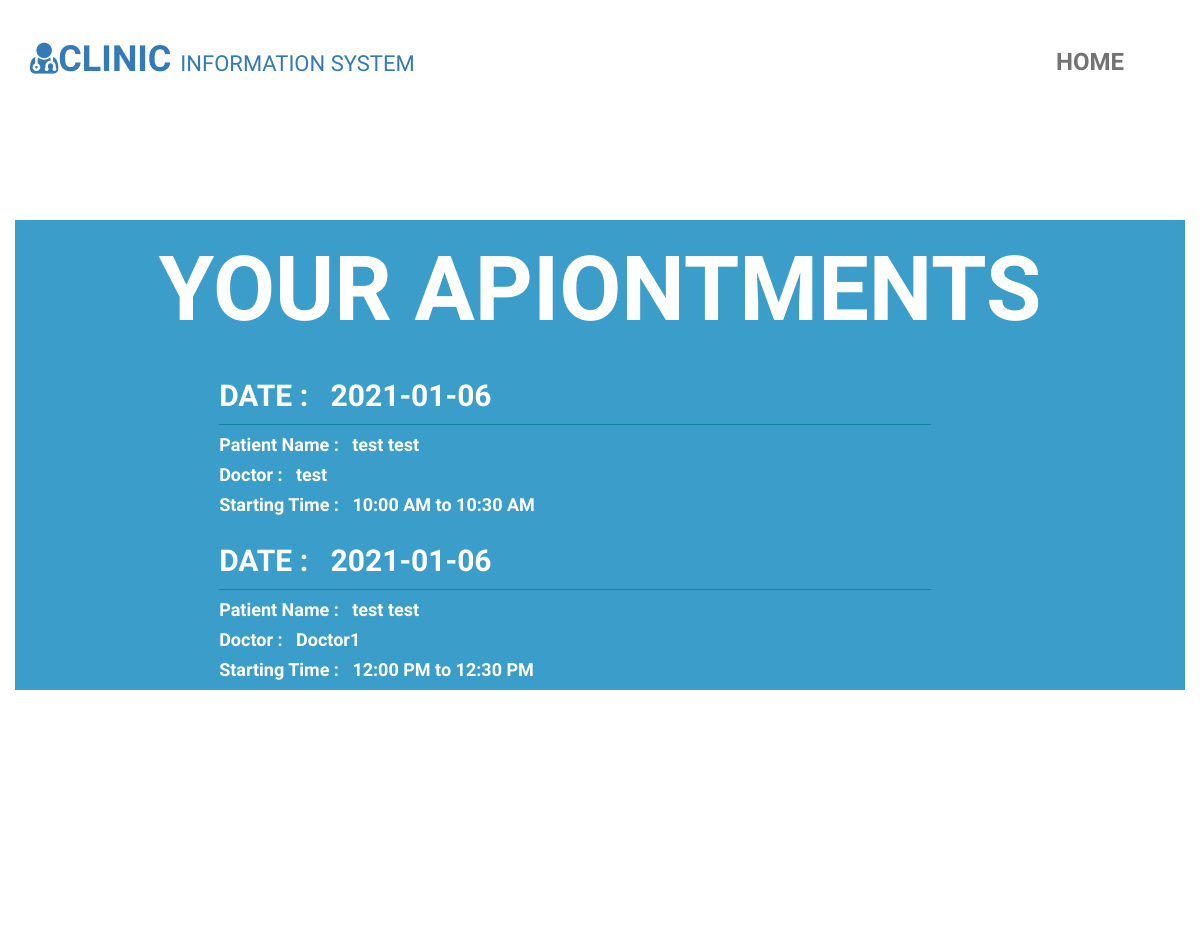
The page /patient_apointments.php?ssn=99999 on the database its author committed.
### tables this page shows
CREATE TABLE `apointments` (
  `id` int(255) NOT NULL,
  `doctor_id` int(255) DEFAULT NULL,
  `patient_id` int(255) NOT NULL,
  `Date` date DEFAULT NULL,
  `starting_time` varchar(255) DEFAULT NULL,
  `end_time` varchar(255) DEFAULT NULL,
  `apointment_time` text DEFAULT NULL
);

CREATE TABLE `patient` (
  `id` int(255) NOT NULL,
  `pat_fname` varchar(255) NOT NULL,
  `pat_lname` varchar(255) NOT NULL,
  `ssn` varchar(255) DEFAULT NULL,
  `date_of_birth` date NOT NULL,
  `pat_phone` varchar(15) NOT NULL,
  `pat_address` varchar(255) NOT NULL,
  `pat_gender` varchar(20) NOT NULL,
  `register_date` varchar(255) NOT NULL
);

CREATE TABLE `doctors` (
  `id` int(255) NOT NULL,
  `doc_name` varchar(255) NOT NULL,
  `doc_major` varchar(255) NOT NULL,
  `doc_phone` varchar(255) DEFAULT NULL,
  `working_time` varchar(255) NOT NULL
);

### patient_apointments.php (the view, shortened to what this page needs)
<?php
include "admin/includes/connection.php";
?>
<!DOCTYPE html>
<html lang="en">
<head>
	<link rel="stylesheet" href="css/font-awesome.min.css">
	<link rel="stylesheet" href="css/bootstrap.min.css">
	<link rel="stylesheet" href="css/style.css">
</head>
<body>
	<header class="top-header">
		<div class="container">
			<div class="row">
				<div class="col-xs-5 header-logo">
					<br>
					<h1>
						<a href="index.php">
						<i class="fa fa-user-md"></i>Clinic <small style="font-size: 22px;color: #337ab7;">Information System</small>
						</a>
					</h1>
				</div>
				<div class="col-md-7">
					<nav class="navbar navbar-default">
					  <div class="container-fluid nav-bar">
					    <div class="collapse navbar-collapse" id="bs-example-navbar-collapse-1">
					      <ul class="nav navbar-nav navbar-right">
					        <li><a class="menu" href="index.php" >Home</a></li>
					      </ul>
					    </div>
					  </div>
					</nav>
				</div>
			</div>
		</div>
	</header>
	<section class="contact" style="margin-top: 100px; background-color: white;">
		<div class="container">
			<div class="row">
				<div class="contact-caption clearfix">
					<div class="contact-heading text-center">
						<h2>Your Apiontments</h2>
					</div>
					<div class="col-md-10 col-md-offset-1 contact-form">
						<?php
							$qu = "SELECT * from patient where ssn={$_GET['ssn']}";
							if($re = mysqli_query($conn , $qu)){
							while($row = mysqli_fetch_assoc($re)){
								$pat_id = $row['id'];
								$query = "SELECT apointments.* , doctors.doc_name from apointments INNER JOIN doctors on apointments.doctor_id = doctors.id where apointments.patient_id = $pat_id";
								if($res = mysqli_query($conn , $query)){
									while($roww = mysqli_fetch_assoc($res)){
										echo '<div class="col-md-10 col-md-offset-1 contact-form">
										<h3>Date : &nbsp;&nbsp;'.$roww["Date"].'</h3>';
										echo '<h4 style="text-align: left !important; color:white; font-weight: bold;">Patient Name :  &nbsp;&nbsp;'.$row['pat_fname'].' '.$row['pat_lname'].'</h4>';
										echo '<h4 style="text-align: left !important; color:white; font-weight: bold;">Doctor : &nbsp;&nbsp;'.$roww['doc_name'].'</h4>';
										echo '<h4 style="text-align: left !important; color:white; font-weight: bold;">Starting Time : &nbsp;&nbsp;'.
										$roww['apointment_time'].'</h4>';
										echo '</div>';
									}
								}
							}
							}else{
								header("location:show_apointments.php");
								}
						?>
					</div>
				</div>
			</div>
		</div>
	</section>
	<footer class="footer clearfix">
		<div class="container">
			<div class="row">
				<div class="col-xs-6 footer-para">
					<p>&copy;Mostafizur All right reserved</p>
				</div>
				<div class="col-xs-6 text-right">
					<a href=""><i class="fa fa-facebook"></i></a>
					<a href=""><i class="fa fa-twitter"></i></a>
					<a href=""><i class="fa fa-skype"></i></a>
				</div>
			</div>
		</div>
	</footer>
</body>
</html>

### css/style.css (style rules this page uses)
body { margin: 0; padding: 0; font-family: 'BenchNine', sans-serif; }
li { list-style: none; }
a:hover, a:visited, a { text-decoration: none; }
h1, h2 { text-transform: uppercase; font-weight: bold; }
.top-header { background: #fff !important; position: fixed; width: 100%; z-index: 99999; }
.navbar-default { background-color: transparent; border-color: transparent; margin-bottom: 0; margin-top: 8px; transition: all .5s ease 0s; -webkit-transition: all .5s ease 0s; -moz-transition: all .5s ease 0s; -o-transition: all .5s ease 0s; -ms-transition: all .5s ease 0s; }
.nav-bar { margin-top: 29px; }
ul.nav { margin: 0; padding: 0; }
.navbar-default .navbar-nav>li>a { font-size: 24px; color: #737373; text-transform: uppercase; transition: all .7s ease 0s; -webkit-transition: all .7s ease 0s; -moz-transition: all .7s ease 0s; -o-transition: all .7s ease 0s; -ms-transition: all .7s ease 0s; padding: 14px 15px; font-weight: bold; }
.contact-caption { background: #3a9dca; }
.contact-heading h2 { color: #fff; font-size: 90px; }
.contact-form h3 { padding-left: 0; font-size: 30px; color: #fff; text-transform: uppercase; font-weight: bold; border-bottom: 1px solid #13849c; padding-bottom: 12px; margin-bottom: 0; }
.contact-form { padding-right: 40px; }
.contact { position: absolute; width: 100%; height: 830px; margin-top: 0px; left: 0; margin-top: -830px; background: rgba(0, 0, 0, 0.51); }
.contact-caption { margin-top: 120px; }
.footer-para { margin: 0; padding: 0; }
.footer p { font-size: 12px; color: #000; font-family: 'Open Sans', sans-serif; font-weight: 300; margin: 0; padding: 25px 0; }
html, body, .carousel, .carousel-inner, .carousel-inner .item { height: 100%; }

### rows shown on the page
apointments: Date "2021-01-06", patient.pat_fname "test", patient.pat_lname "test", doctor.doc_name "test", apointment_time "10:00 AM to 10:30 AM"
apointments: Date "2021-01-06", patient.pat_fname "test", patient.pat_lname "test", doctor.doc_name "Doctor1", apointment_time "12:00 PM to 12:30 PM"
